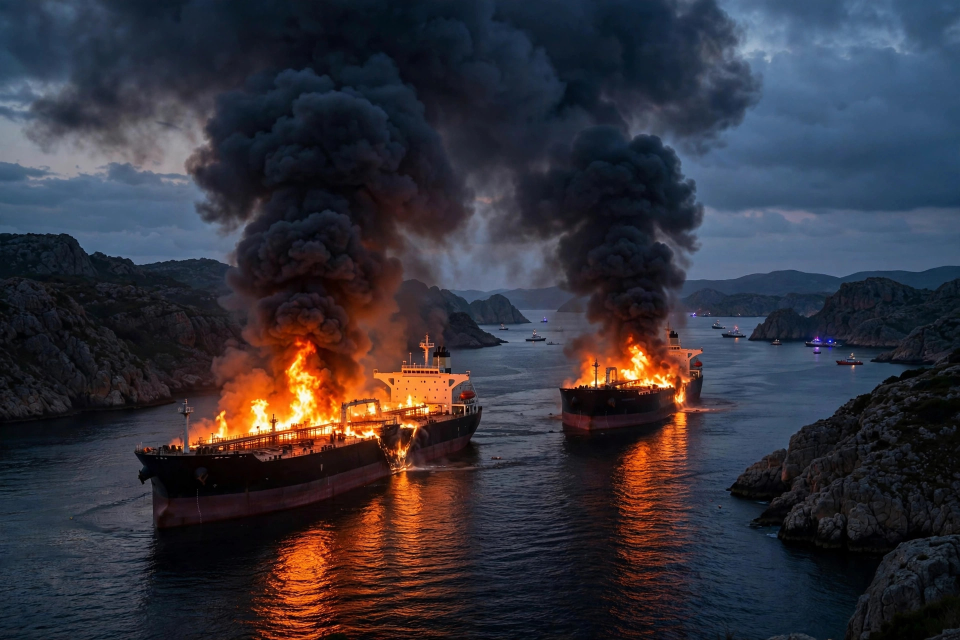
#> input picture tools/media-generation-hormuz-tankers-0-fc58223d-8ec3-4250-84bd-6ac07cac3664.jpg, 1920 x 1280 px (shown at 1/2 size)
$ python generate_image.py
#> lines starting #> are read from the running program, lines starting #| are printed output that depends on the picture
#!/usr/bin/env python3
"""Build the front page for Wednesday, 25 November 2026.

Reads the AI-generated lead photograph (two tankers burning in the
Strait of Hormuz) from tools/, crops it to the lead slot, and draws the
rest of the page -- masthead, date band, headlines and story panels --
with Pillow and the system Liberation fonts. Every story on the page
was reported on 25 November 2026; nothing from another day is used.

Run from the repo root:  python3 tools/generate_image.py
Writes entry.png (1024 x 1024, under 1 MiB) next to this repo's root.
"""
import os

from PIL import Image, ImageDraw, ImageFont

HERE = os.path.dirname(os.path.abspath(__file__))
ROOT = os.path.dirname(HERE)
LEAD_PHOTO = os.path.join(
    HERE, "media-generation-hormuz-tankers-0-fc58223d-8ec3-4250-84bd-6ac07cac3664.jpg"
)
OUT = os.path.join(ROOT, "entry.png")

PAGE_W, PAGE_H = 1024, 1024
EDGE = 32
BLACK = (18, 18, 18)
CRIMSON = (172, 32, 32)
NAVY = (20, 68, 118)
PAPER = (253, 251, 245)
MIDGREY = (96, 96, 96)
LINECOL = (158, 158, 158)

SERIF_BOLD = "/usr/share/fonts/truetype/liberation/LiberationSerif-Bold.ttf"
SERIF = "/usr/share/fonts/truetype/liberation/LiberationSerif-Regular.ttf"
SANS = "/usr/share/fonts/truetype/liberation/LiberationSans-Regular.ttf"
SANS_BOLD = "/usr/share/fonts/truetype/liberation/LiberationSans-Bold.ttf"


def load(path, size):
    return ImageFont.truetype(path, size)


def split_lines(canvas, text, face, width):
    """Greedy wrap of text into lines no wider than width pixels."""
    out, current = [], ""
    for word in text.split():
        trial = (current + " " + word).strip()
        if canvas.textlength(trial, font=face) <= width:
            current = trial
        else:
            if current:
                out.append(current)
            current = word
    if current:
        out.append(current)
    return out


def write_lines(canvas, lines, face, x, y, colour=BLACK):
    step = int(face.size * 1.22)
    for line in lines:
        canvas.text((x, y), line, font=face, fill=colour)
        y += step
    return y


def story_box(canvas, x, y, w, h, tag, title, body, title_size=22, body_size=15):
    """One bordered panel: red tag, serif headline, sans body text."""
    title_face = load(SERIF_BOLD, title_size)
    body_face = load(SANS, body_size)
    title_lines = split_lines(canvas, title, title_face, w - 26)
    body_lines = split_lines(canvas, body, body_face, w - 26)
    needed = (12 + 21 + len(title_lines) * int(title_size * 1.22)
              + 5 + len(body_lines) * int(body_size * 1.22) + 10)
    if needed > h:
        raise SystemExit(
            f"panel {tag!r} needs {needed}px but has {h}px: "
            f"{len(title_lines)} title + {len(body_lines)} body lines")
    canvas.rectangle([x, y, x + w, y + h], outline=LINECOL, width=1)
    px = x + 13
    top = y + 11
    canvas.text((px, top), tag, font=load(SANS_BOLD, 12), fill=CRIMSON)
    top += 21
    top = write_lines(canvas, title_lines, title_face, px, top)
    write_lines(canvas, body_lines, body_face, px, top + 5)


def main():
    page = Image.new("RGB", (PAGE_W, PAGE_H), PAPER)
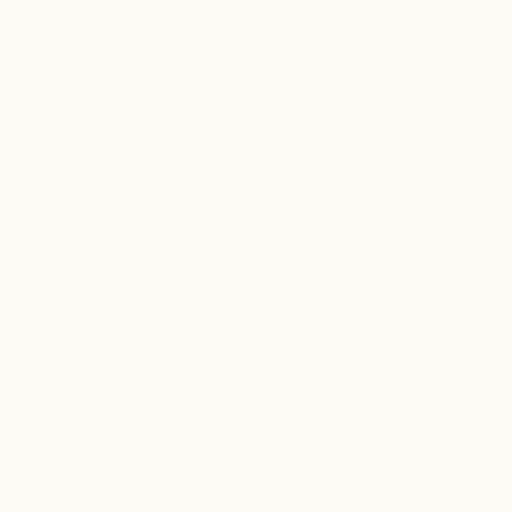
#> page: PIL image 1024x1024 RGB (shown at 1/2 size); mean R, G, B 253, 251, 245
    d = ImageDraw.Draw(page)

    # Top rule and small caps line.
    d.line([(EDGE, 20), (PAGE_W - EDGE, 20)], fill=BLACK, width=2)
    d.text((EDGE, 27), "THE WORLD IN ONE PAGE",
           font=load(SANS_BOLD, 13), fill=MIDGREY)
    tail = "No. 328  •  ONE PAGE, ONE DAY"
    d.text((PAGE_W - EDGE - d.textlength(tail, font=load(SANS, 13)), 27),
           tail, font=load(SANS, 13), fill=MIDGREY)

    # Masthead.
    name = "THE WORLD TODAY"
    name_face = load(SERIF_BOLD, 70)
    d.text(((PAGE_W - d.textlength(name, font=name_face)) / 2, 50),
           name, font=name_face, fill=BLACK)
    d.line([(EDGE, 134), (PAGE_W - EDGE, 134)], fill=BLACK, width=3)

    # Date band.
    d.rectangle([EDGE, 144, PAGE_W - EDGE, 188], fill=BLACK)
    date = "WEDNESDAY, 25 NOVEMBER 2026"
    date_face = load(SANS_BOLD, 29)
    d.text(((PAGE_W - d.textlength(date, font=date_face)) / 2, 152),
           date, font=date_face, fill=(255, 255, 255))
    d.line([(EDGE, 200), (PAGE_W - EDGE, 200)], fill=BLACK, width=2)

    # ---- Lead story, left column, with the generated photograph ----
    lx, ly, lw = EDGE, 214, 596
    d.text((lx, ly), "LEAD STORY", font=load(SANS_BOLD, 14), fill=CRIMSON)
    y = ly + 24
    y = write_lines(d, split_lines(d, "Two tankers hit mines and burn in the Strait of Hormuz",
                                    load(SERIF_BOLD, 33), lw),
                    load(SERIF_BOLD, 33), lx, y)
#> y = 318
    y += 6
#> y = 324
    y = write_lines(d, split_lines(d,
        "Two oil tankers struck naval mines, exploded and caught fire "
        "in the Strait of Hormuz, Iran's Revolutionary Guards Navy said. "
        "It warned ships to coordinate passage through the strait.",
        load(SANS, 16), lw), load(SANS, 16), lx, y)
#> the loop in write_lines (call 2), `for line in lines:` made 3 passes
#> y on passes 1 to 3: 343, 362, 381
#> y = 381
    y += 8
#> y = 389
    photo = Image.open(LEAD_PHOTO).convert("RGB")
#> photo is the input picture: PIL image 1920x1280 RGB; mean R, G, B 52.2, 50.2, 59
    pw, ph = lw, 132
    # Centre-crop the wide photograph to the slot's aspect ratio.
    scale = max(pw / photo.width, ph / photo.height)
#> scale = 0.31
    resized = photo.resize((int(photo.width * scale) + 1,
                            int(photo.height * scale) + 1))
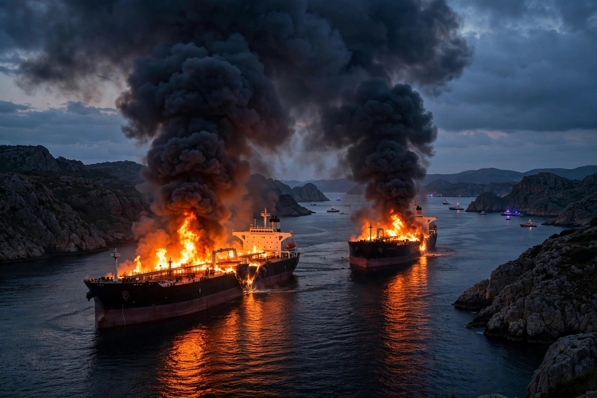
#> resized: PIL image 597x398 RGB; mean R, G, B 52.2, 50.2, 59
    left = (resized.width - pw) // 2
#> left = 0
    top = (resized.height - ph) // 2
#> top = 133
    page.paste(resized.crop((left, top, left + pw, top + ph)), (lx, y))
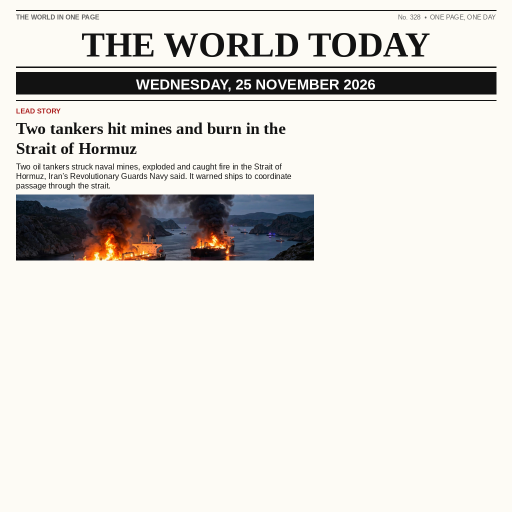
#> page: PIL image 1024x1024 RGB (shown at 1/2 size); mean R, G, B 223.5, 221, 216.2
    d.rectangle([lx, y, lx + pw, y + ph], outline=LINECOL, width=1)
    y += ph + 6
#> y = 527
    d.text((lx, y), "Burning tankers in the Strait of Hormuz. (Illustration)",
           font=load(SANS, 12), fill=MIDGREY)
    lead_bottom = y + 18
#> lead_bottom = 545

    # ---- Right of the lead: the Houthi refinery claim ----
    rx = lx + lw + 16
    rw = PAGE_W - EDGE - rx
    story_box(d, rx, ly, rw, lead_bottom - ly,
              "YEMEN  •  SAUDI ARABIA",
              "Houthis say they hit Saudi refinery at Ras Tanura",
              "Yemen's Houthis said they attacked Saudi Arabia's Ras "
              "Tanura oil refinery, in an announcement on Wednesday. "
              "Ras Tanura is one of the world's largest oil refineries.",
              title_size=24, body_size=15)

    # ---- Middle row: refineries, markets, Pacific pact ----
    row_y, row_h = lead_bottom + 12, 176
#> row_y = 557; row_h = 176
    col_w = (PAGE_W - 2 * EDGE - 2 * 14) // 3
    x0 = EDGE
    story_box(d, x0, row_y, col_w, row_h, "UKRAINE  •  RUSSIA",
              "Drones set two Rosneft refineries ablaze",
              "Ukrainian drones hit the Syzran and Kuibyshev refineries "
              "in Russia's Samara region overnight; both were ablaze "
              "and one person was killed.")
    story_box(d, x0 + col_w + 14, row_y, col_w, row_h, "MARKETS",
              "Asian shares tumble as AI sell-off spreads",
              "South Korea's KOSPI fell 6.16%, Japan's Nikkei 2.78% and "
              "Taiwan's Taiex 4.8%. The Dow closed above 50,000 for the "
              "first time on Tuesday.")
    story_box(d, x0 + 2 * (col_w + 14), row_y, col_w, row_h,
              "AUSTRALIA  •  PACIFIC",
              "Australia signs security pact with Solomons",
              "Australia and Solomon Islands signed a security treaty in "
              "Canberra that precludes a foreign military base in the "
              "Solomon Islands.")

    # ---- Bottom row: space, Sudan, Colombia ----
    row2_y, row2_h = row_y + row_h + 12, 160
#> row2_y = 745; row2_h = 160
    story_box(d, x0, row2_y, col_w, row2_h, "SPACE  •  CHINA",
              "Shenzhou-24 docks with Tiangong",
              "China's Shenzhou-24 docked with the Tiangong space "
              "station, carrying Pakistan's first astronaut.")
    story_box(d, x0 + col_w + 14, row2_y, col_w, row2_h, "SUDAN",
              "RSF drone strikes kill 19 civilians",
              "Drone strikes by the Rapid Support Forces killed 19 "
              "civilians, reports said on Wednesday.")
    story_box(d, x0 + 2 * (col_w + 14), row2_y, col_w, row2_h, "COLOMBIA",
              "All hostages freed in Cartagena siege",
              "Security forces freed every hostage in a supermarket "
              "siege in Cartagena; one captor was killed.")

    # ---- "Also today" strip ----
    ay = row2_y + row2_h + 12
#> ay = 917
    strip_h = 56
    d.rectangle([EDGE, ay, PAGE_W - EDGE, ay + strip_h], fill=BLACK)
    strip_face = load(SANS_BOLD, 15)
    strip_lines = split_lines(
        d, "ALSO TODAY:  Pope Leo XIV on the COP31 failure  •  Israel kills "
        "Hamas colonel Mohammad Abuelouf in Gaza  •  Senegal restored as "
        "Africa Cup of Nations champions  •  Eurozone inflation rises to 4.0%.",
        strip_face, PAGE_W - 2 * EDGE - 28)
#> strip_lines = 2 items
    if len(strip_lines) > 2:
        raise SystemExit(f"also-today strip needs {len(strip_lines)} lines")
    write_lines(d, strip_lines, strip_face, EDGE + 14, ay + 10,
                colour=(255, 255, 255))

    # Footer.
    foot = "Sources: Reuters  •  AP  •  BBC  •  Seoul Economic Daily"
    foot_face = load(SANS, 13)
    d.text(((PAGE_W - d.textlength(foot, font=foot_face)) / 2, ay + strip_h + 10),
           foot, font=foot_face, fill=MIDGREY)

    page.save(OUT, "PNG", optimize=True)
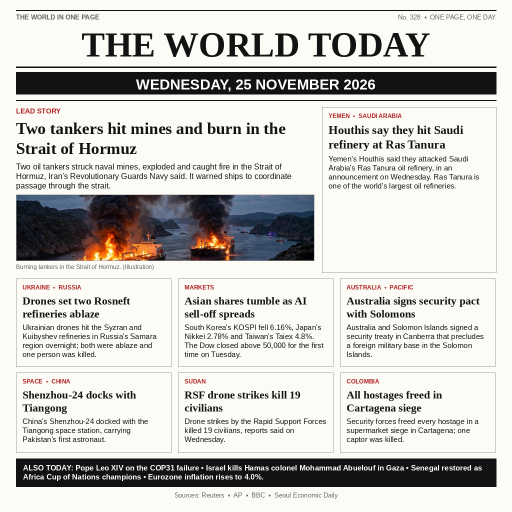
#> saved as entry.png: PIL image 1024x1024 RGB (shown at 1/2 size); mean R, G, B 204.5, 201.9, 197.7
    print(f"wrote {OUT} ({os.path.getsize(OUT)} bytes)")


if __name__ == "__main__":
    main()
